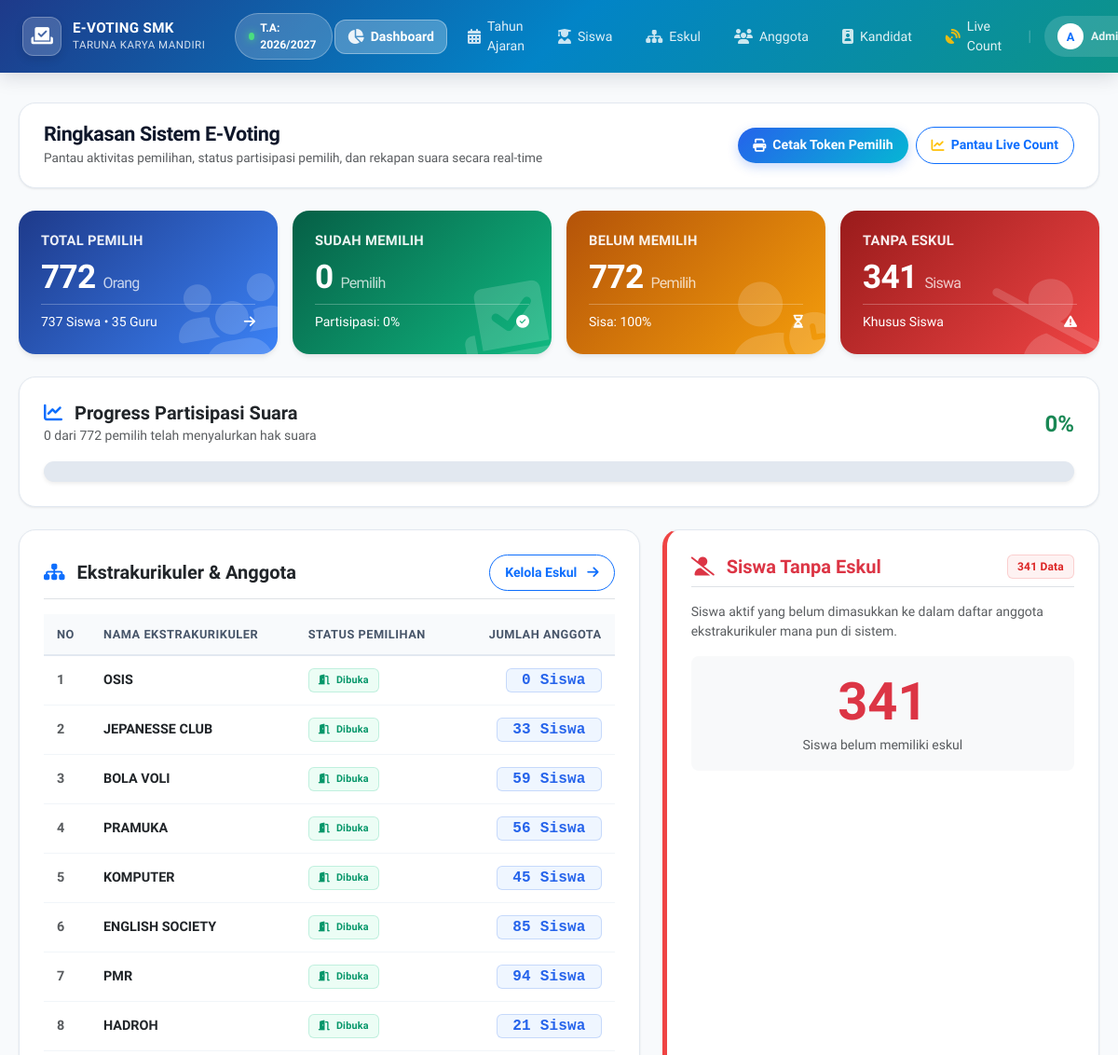
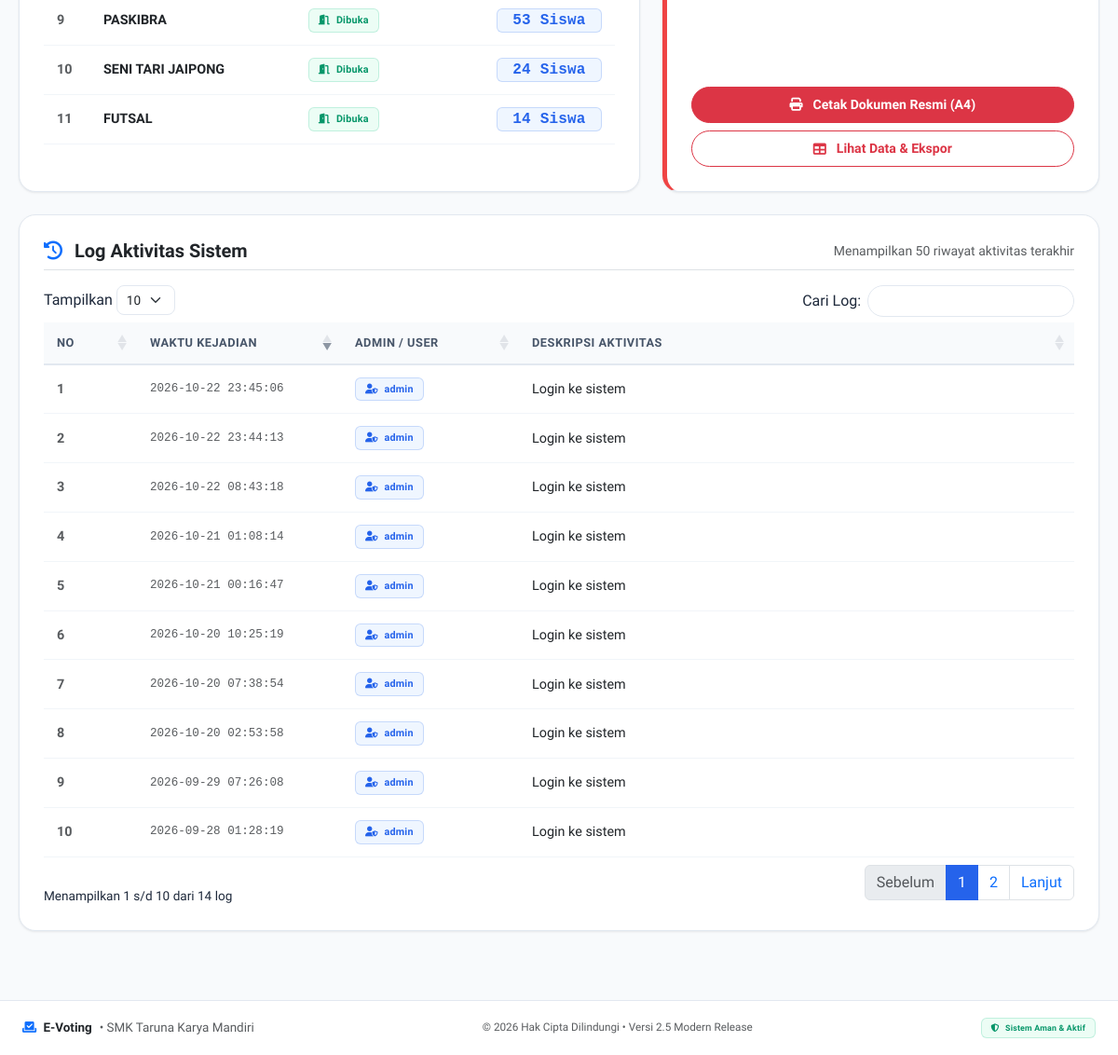
Before: /admin/index.php (signed in) with the older database file (2 pictures, top to bottom).
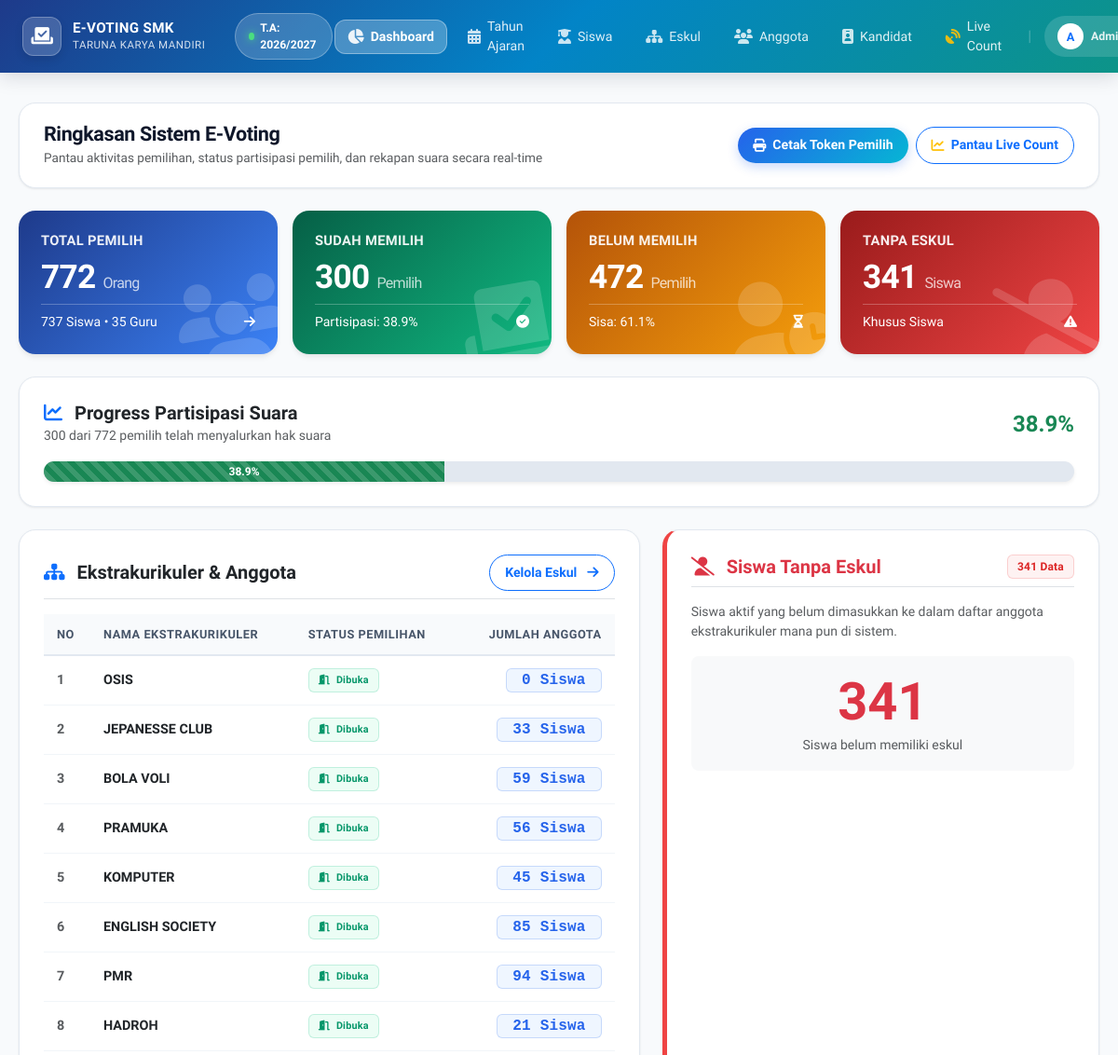
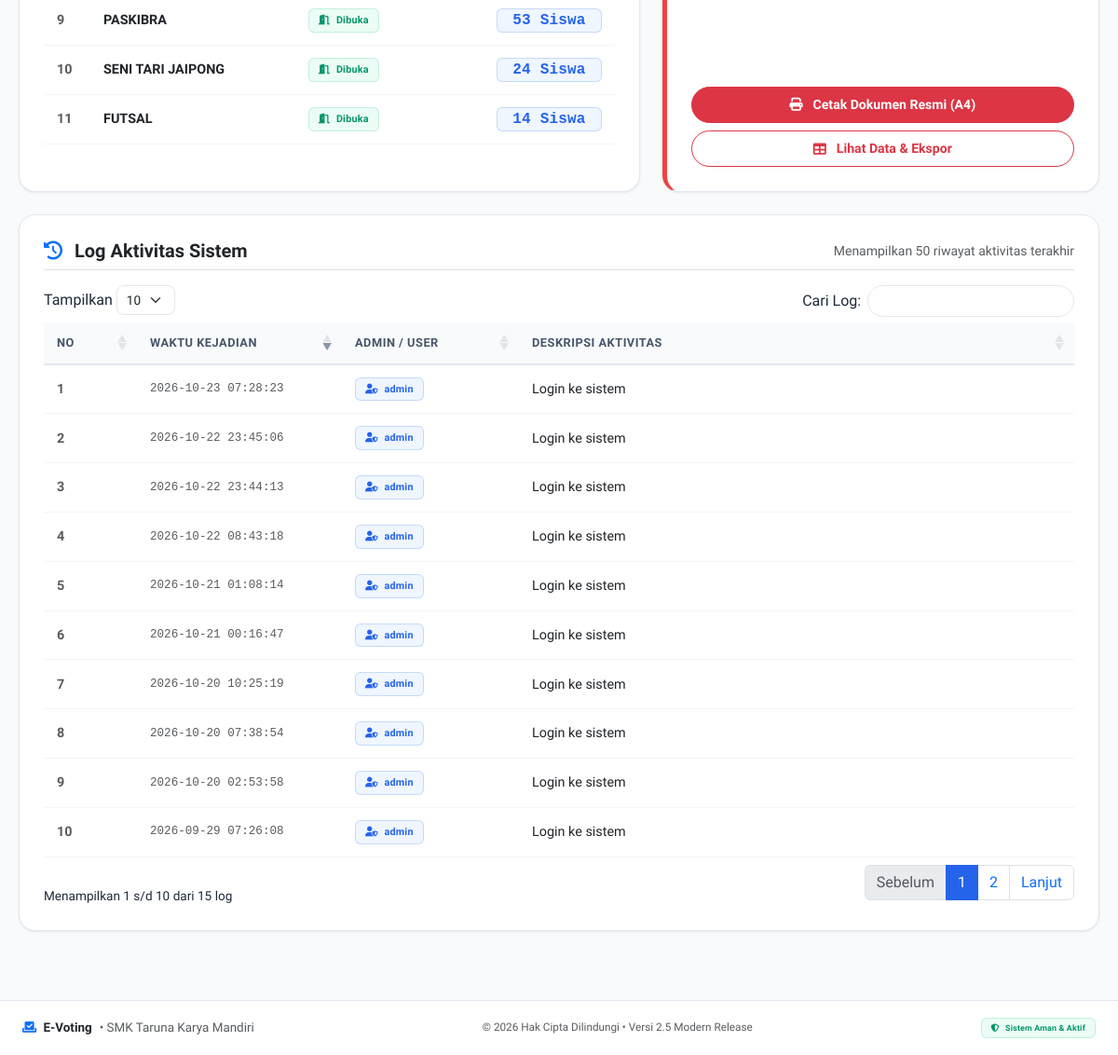
After: the same page with the newer database file (2 pictures, top to bottom).
### tables this page shows
CREATE TABLE `periode` (
  `id_periode` int(11) NOT NULL AUTO_INCREMENT,
  `nama_periode` varchar(50) NOT NULL,
  `status_aktif` tinyint(1) DEFAULT 1,
  PRIMARY KEY (`id_periode`)
);

CREATE TABLE `log_aktivitas` (
  `id_log` int(11) NOT NULL AUTO_INCREMENT,
  `id_admin` int(11) DEFAULT NULL,
  `aktivitas` varchar(255) NOT NULL,
  `waktu` timestamp NOT NULL DEFAULT current_timestamp(),
  PRIMARY KEY (`id_log`),
  KEY `id_admin` (`id_admin`),
  CONSTRAINT `log_aktivitas_ibfk_1` FOREIGN KEY (`id_admin`) REFERENCES `admin` (`id_admin`) ON DELETE CASCADE
);

### admin/index.php (the view, shortened to what the rows shown need)
<?php
require '../config/koneksi.php';
$stmt_total = $pdo->query("SELECT COUNT(*) FROM siswa WHERE status_aktif = 1");
$total_pemilih = (int) $stmt_total->fetchColumn();
$stmt_sudah = $pdo->query("SELECT COUNT(*) FROM siswa WHERE status_pilih = 1 AND status_aktif = 1");
$siswa_sudah = (int) $stmt_sudah->fetchColumn();
$stmt_belum = $pdo->query("SELECT COUNT(*) FROM siswa WHERE status_pilih = 0 AND status_aktif = 1");
$siswa_belum = (int) $stmt_belum->fetchColumn();
$stmt_bodong = $pdo->query("SELECT COUNT(*) FROM siswa WHERE id_siswa NOT IN (SELECT id_siswa FROM anggota_eskul) AND status_aktif = 1 AND kelas != 'GURU'");
$siswa_bodong = (int) $stmt_bodong->fetchColumn();
$stmt_log = $pdo->query("SELECT a.username, l.aktivitas, l.waktu FROM log_aktivitas l JOIN admin a ON l.id_admin = a.id_admin ORDER BY l.waktu DESC LIMIT 50");
$data_log = $stmt_log->fetchAll();
?>
<!DOCTYPE html>
<html lang="id">
<head>
    <link href="https://cdn.jsdelivr.net/npm/bootstrap@5.3.0/dist/css/bootstrap.min.css" rel="stylesheet">
    <link href="https://cdn.datatables.net/1.13.6/css/dataTables.bootstrap5.min.css" rel="stylesheet">
    <link href="https://cdn.datatables.net/buttons/2.4.1/css/buttons.bootstrap5.min.css" rel="stylesheet">
    <link rel="stylesheet" href="https://cdnjs.cloudflare.com/ajax/libs/font-awesome/6.4.0/css/all.min.css">
    <link rel="stylesheet" href="assets/css/style.css">
</head>
<body>
    <?php include 'sidebar.php'; ?>
    <div class="content">
        <div class="row g-3 mb-4">
            <div class="col-sm-6 col-lg-3">
                <div class="card-stat bg-grad-primary">
                    <div>
                        <h2><?= number_format($total_pemilih); ?> <span class="fs-6 fw-normal opacity-75">Orang</span></h2>
                    </div>
                </div>
            </div>
            <div class="col-sm-6 col-lg-3">
                <div class="card-stat bg-grad-success">
                    <div>
                        <h2><?= number_format($siswa_sudah); ?> <span class="fs-6 fw-normal opacity-75">Pemilih</span></h2>
                    </div>
                </div>
            </div>
            <div class="col-sm-6 col-lg-3">
                <div class="card-stat bg-grad-warning">
                    <div>
                        <h2><?= number_format($siswa_belum); ?> <span class="fs-6 fw-normal opacity-75">Pemilih</span></h2>
                    </div>
                </div>
            </div>
            <div class="col-sm-6 col-lg-3">
                <div class="card-stat bg-grad-danger">
                    <div>
                        <h2><?= number_format($siswa_bodong); ?> <span class="fs-6 fw-normal opacity-75">Siswa</span></h2>
                    </div>
                </div>
            </div>
        </div>
        <div class="row g-4">
            <div class="col-lg-7">
                <div class="card-modern h-100">
                    <div class="table-responsive">
                        <table class="table table-hover align-middle">
                            <thead>
                                <tr>
                                    <th style="width: 50px;">No</th>
                                    <th>Nama Ekstrakurikuler</th>
                                    <th>Status Pemilihan</th>
                                    <th class="text-end">Jumlah Anggota</th>
                                </tr>
                            </thead>
                        </table>
                    </div>
                </div>
            </div>
        </div>
        <div class="card-modern mt-4">
            <div class="table-responsive">
                <table id="tabelLog" class="table table-hover align-middle w-100">
                    <thead>
                        <tr>
                            <th style="width: 60px;">No</th>
                            <th style="width: 180px;">Waktu Kejadian</th>
                            <th style="width: 150px;">Admin / User</th>
                            <th>Deskripsi Aktivitas</th>
                        </tr>
                    </thead>
                    <tbody>
                        <?php if (count($data_log) > 0): ?>
                            <?php $no = 1; foreach ($data_log as $log): ?>
                                <tr>
                                    <td class="text-muted fw-bold"><?= $no++; ?></td>
                                    <td class="font-monospace small text-muted"><?= htmlspecialchars($log['waktu']); ?></td>
                                    <td>
                                        <span class="badge badge-soft-primary">
                                            <i class="fas fa-user-shield me-1"></i> <?= htmlspecialchars($log['username']); ?>
                                        </span>
                                    </td>
                                    <td class="fw-medium text-dark"><?= htmlspecialchars($log['aktivitas']); ?></td>
                                </tr>
                            <?php endforeach; ?>
                        <?php endif; ?>
                    </tbody>
                </table>
            </div>
        </div>
    </div>
</body>
</html>

### admin/sidebar.php (shortened to what the rows shown need)
<?php
$periode_nav_text = "Belum Ada Periode";
if (isset($pdo)) {
    try {
        $stmt_nav_p = $pdo->query("SELECT nama_periode FROM periode WHERE status_aktif = 1 LIMIT 1");
        $row_p = $stmt_nav_p->fetchColumn();
        if ($row_p) {
            $periode_nav_text = $row_p;
        }
    } catch(Exception $e) {
    }
}
?>
<link rel="stylesheet" href="assets/css/style.css">
<nav class="navbar navbar-expand-xl navbar-custom fixed-top">
    <div class="container-fluid px-3 px-lg-4">
        <div class="d-none d-md-flex align-items-center ms-3">
            <span class="badge-periode-nav">
                <span class="pulse-dot"></span>
                <span>T.A: <?= htmlspecialchars($periode_nav_text); ?></span>
            </span>
        </div>
    </div>
</nav>

Changed rows visible on the page:
no longer on this page (row unchanged): log_aktivitas: waktu "2026-09-28 01:28:19", id_admin.username "admin", aktivitas "Login ke sistem"
added log_aktivitas: waktu "2026-10-23 07:28:23", id_admin.username "admin", aktivitas "Login ke sistem"
Other visible differences:
$siswa_sudah: "0" → "300"
$persentase_pemilih: "0" → "38.9"
$siswa_belum: "772" → "472"
$persentase_pemilih: (not shown) → "38.9"
text written by a page script: "Tampilkan Cari Log: Menampilkan 1 s/d 10 dari 14 log Sebelum 1 2 Lanjut" → "Tampilkan Cari Log: Menampilkan 1 s/d 10 dari 15 log Sebelum 1 2 Lanjut"
text no longer shown: "100"
text now shown: "61.1 %"
